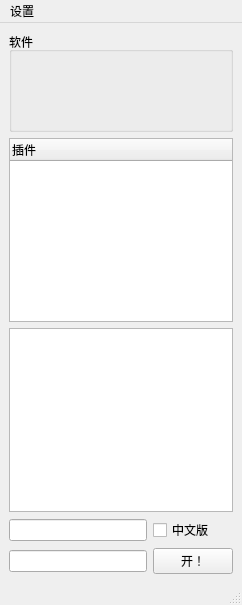
<?xml version="1.0" encoding="UTF-8"?>
<ui version="4.0">
 <class>J_managerWin</class>
 <widget class="QMainWindow" name="J_managerWin">
  <property name="enabled">
   <bool>true</bool>
  </property>
  <property name="geometry">
   <rect>
    <x>0</x>
    <y>0</y>
    <width>242</width>
    <height>605</height>
   </rect>
  </property>
  <property name="minimumSize">
   <size>
    <width>200</width>
    <height>200</height>
   </size>
  </property>
  <property name="maximumSize">
   <size>
    <width>1024</width>
    <height>720</height>
   </size>
  </property>
  <property name="windowTitle">
   <string>软件切换</string>
  </property>
  <widget class="QWidget" name="centralwidget">
   <layout class="QGridLayout" name="gridLayout_2">
    <item row="2" column="0" colspan="2">
     <widget class="QTreeView" name="treeView_files"/>
    </item>
    <item row="3" column="0">
     <widget class="QLineEdit" name="lineEdit_projectPath"/>
    </item>
    <item row="4" column="0">
     <widget class="QLineEdit" name="lineEdit_senceFile"/>
    </item>
    <item row="4" column="1">
     <widget class="QPushButton" name="pushButton_open">
      <property name="text">
       <string>开！</string>
      </property>
     </widget>
    </item>
    <item row="0" column="0" colspan="2">
     <widget class="QGroupBox" name="groupBox">
      <property name="enabled">
       <bool>true</bool>
      </property>
      <property name="minimumSize">
       <size>
        <width>100</width>
        <height>100</height>
       </size>
      </property>
      <property name="maximumSize">
       <size>
        <width>16777215</width>
        <height>200</height>
       </size>
      </property>
      <property name="title">
       <string>软件</string>
      </property>
      <layout class="QGridLayout" name="gridLayout"/>
     </widget>
    </item>
    <item row="1" column="0" colspan="2">
     <widget class="QTreeWidget" name="treeWidget_plugIn">
      <property name="selectionMode">
       <enum>QAbstractItemView::MultiSelection</enum>
      </property>
      <column>
       <property name="text">
        <string>插件</string>
       </property>
      </column>
     </widget>
    </item>
    <item row="3" column="1">
     <widget class="QCheckBox" name="checkBox_chs">
      <property name="text">
       <string>中文版</string>
      </property>
     </widget>
    </item>
   </layout>
  </widget>
  <widget class="QStatusBar" name="statusbar"/>
  <widget class="QMenuBar" name="menuBar">
   <property name="geometry">
    <rect>
     <x>0</x>
     <y>0</y>
     <width>242</width>
     <height>23</height>
    </rect>
   </property>
   <widget class="QMenu" name="menu">
    <property name="title">
     <string>设置</string>
    </property>
    <addaction name="action"/>
   </widget>
   <addaction name="menu"/>
  </widget>
  <action name="action">
   <property name="text">
    <string>设置插件路径</string>
   </property>
  </action>
 </widget>
 <resources/>
 <connections/>
</ui>
